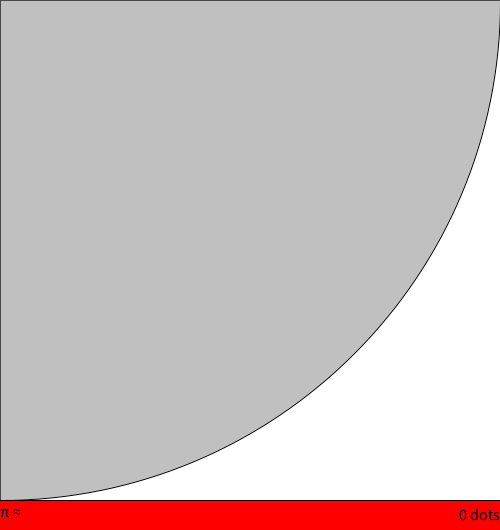
Frame 1 (no input)
Frame 60 (the mouse pressed at the canvas centre just before this capture): identical to frame 1, image omitted
Frame 120 (the mouse held since frame 60 and released just before this capture): identical to frame 1, image omitted

The Processing sketch that drew this single still picture (run headless with seeded random() and noise(); from frame 60 on, the mouse is pressed at the canvas centre):

// Processing sketch: processing_97346
// ── processing_97346.pde

ArrayList<PVector> dots;
int dotsIn;
final PVector origin = new PVector(0, 0);

void setup() {
  size(500, 530);
  dots = new ArrayList<PVector>();
  dotsIn = 0;
  textSize(16);
}

void draw() {
  background(0xFFFF0000);
  textAlign(LEFT, BOTTOM);
  fill(0);
  double piApprox = 4.0*dotsIn/dots.size();
  text("\u03C0 \u2248 " + (dots.isEmpty()?"":piApprox), 0, height-10);
  textAlign(RIGHT);
  text(""+dots.size() + " dots", width, height-10);
  fill(255);
  stroke(0);
  rect(0, 0, 500, 500);
  fill(0x88888888);
  ellipseMode(CENTER);
  ellipse(0, 0, 2*width, 2*width);

  for (PVector dot: dots) {
    fill((PVector.dist(dot, origin)<=width?0xFF008800:0xFFFF0000));
    noStroke();
    ellipse(dot.x, dot.y, 2, 2);
  }
}

void keyPressed() {
  if (key == ' ') {
    PVector newDot = new PVector(random(width), random(width));
    if (PVector.dist(newDot, origin)<=width) dotsIn++;
    dots.add(newDot);
  } 
  else if (key == '\n' || key == '\r') {
    for (int i = 0; i < 100; i ++) {
      PVector newDot = new PVector(random(width), random(width));
      if (PVector.dist(newDot, origin)<=width) dotsIn++;
      dots.add(newDot);
    }
  } else if (key == 'r' || key == 'R'){
    dots = new ArrayList<PVector>();
    dotsIn=0;
  }
}
